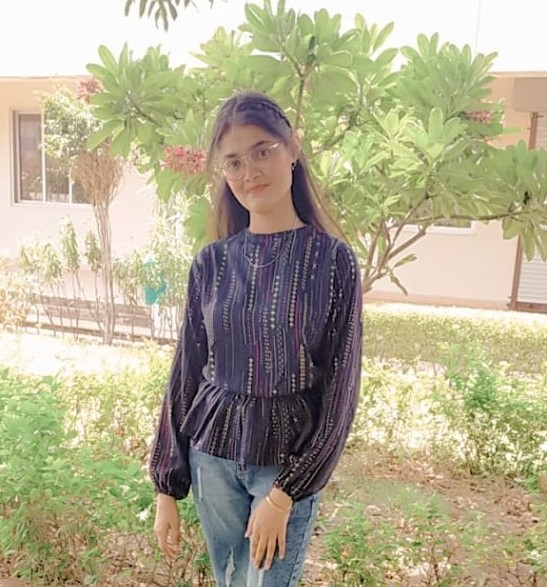
#> input picture Pic.jpeg, 547 x 587 px
$ python Sketchy.py
#> lines starting #> are read from the running program, lines starting #| are printed output that depends on the picture
import cv2
image = cv2.imread("Pic.jpeg")
#> image is the input picture: shape (587, 547, 3); mean B, G, R 143.2, 171.3, 177.3
grey = cv2.cvtColor(image, cv2.COLOR_BGR2GRAY)
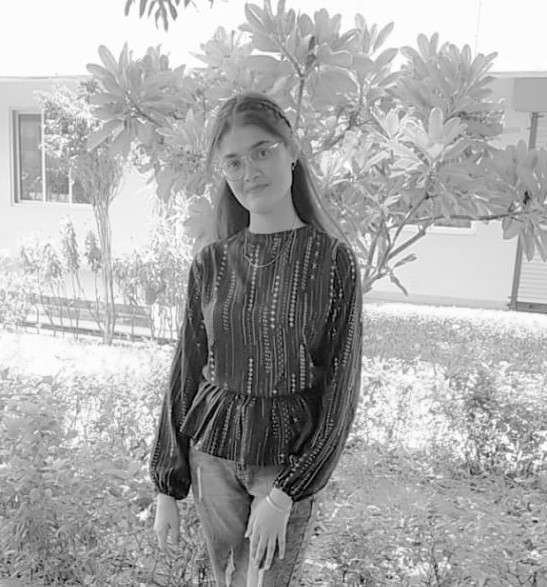
#> grey: shape (587, 547); min 0, max 255, mean 169.9
inverted = cv2.bitwise_not(grey)
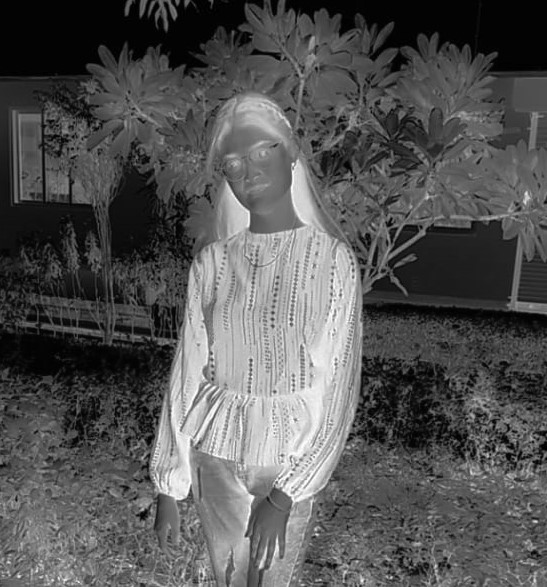
#> inverted: shape (587, 547); min 0, max 255, mean 85.1
blur = cv2.GaussianBlur(inverted,(45,45), 0)
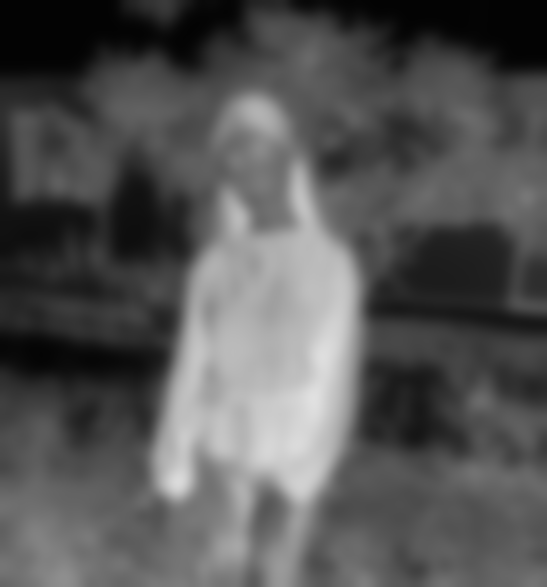
#> blur: shape (587, 547); min 3, max 225, mean 85.1
invertedblur = cv2.bitwise_not(blur)
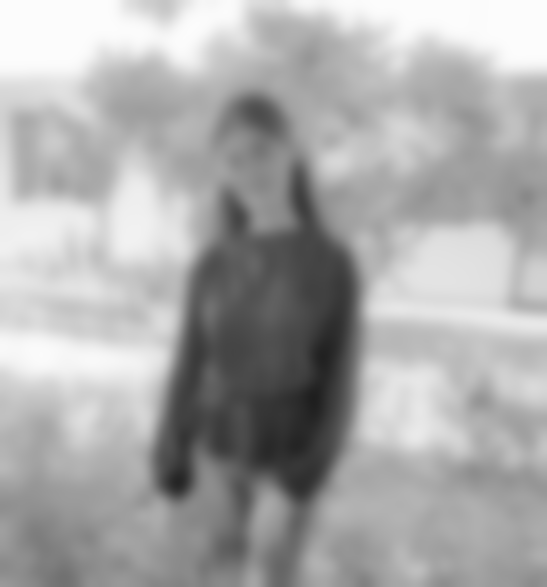
#> invertedblur: shape (587, 547); min 30, max 252, mean 169.9

final = cv2.divide(grey, invertedblur, scale=246.0)
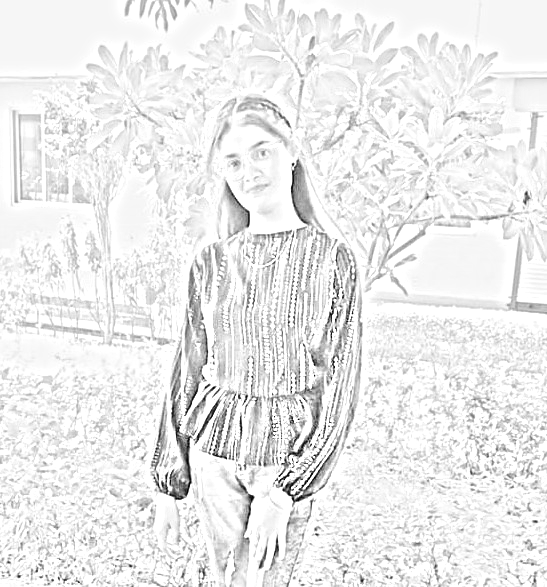
#> final: shape (587, 547); min 0, max 255, mean 235.3
cv2.imshow("original image", image)
cv2.imshow("sketch image", final)
cv2.waitKey(0)

$ run again, with Nishtha (2).jpeg copied over Pic.jpeg
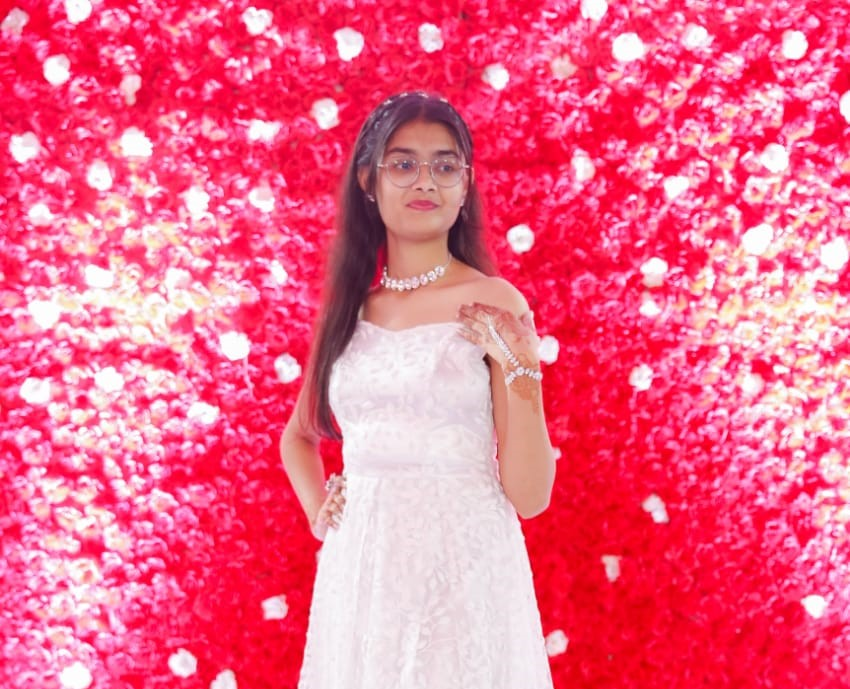
#> input picture Nishtha (2).jpeg, 850 x 689 px
#> image is the input picture: shape (689, 850, 3); mean B, G, R 138.6, 102.9, 240.5
#> `invertedblur = cv2.bitwise_not(blur)`:
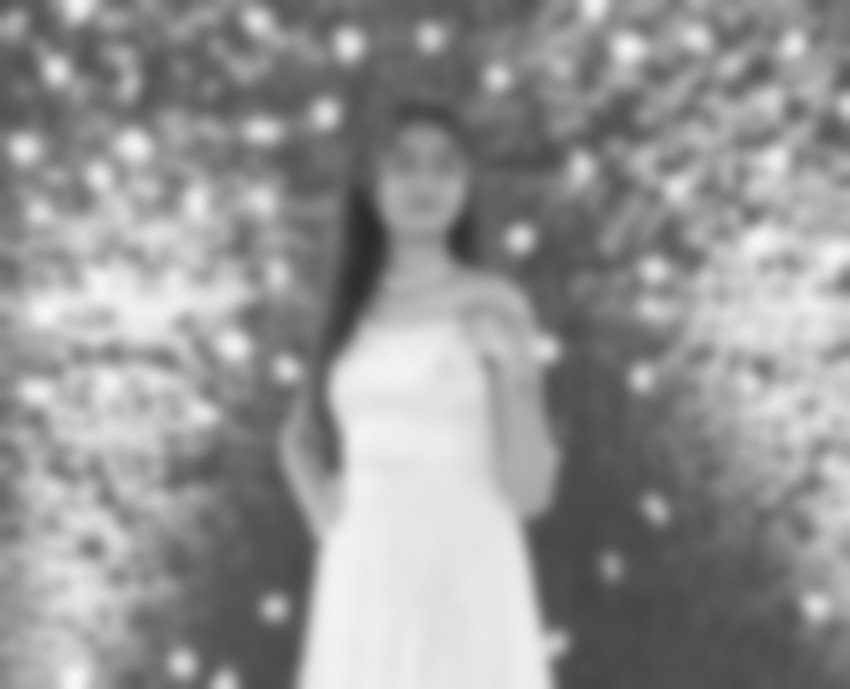
#> invertedblur: shape (689, 850); min 42, max 246, mean 148.1
#> `final = cv2.divide(grey, invertedblur, scale=246.0)`:
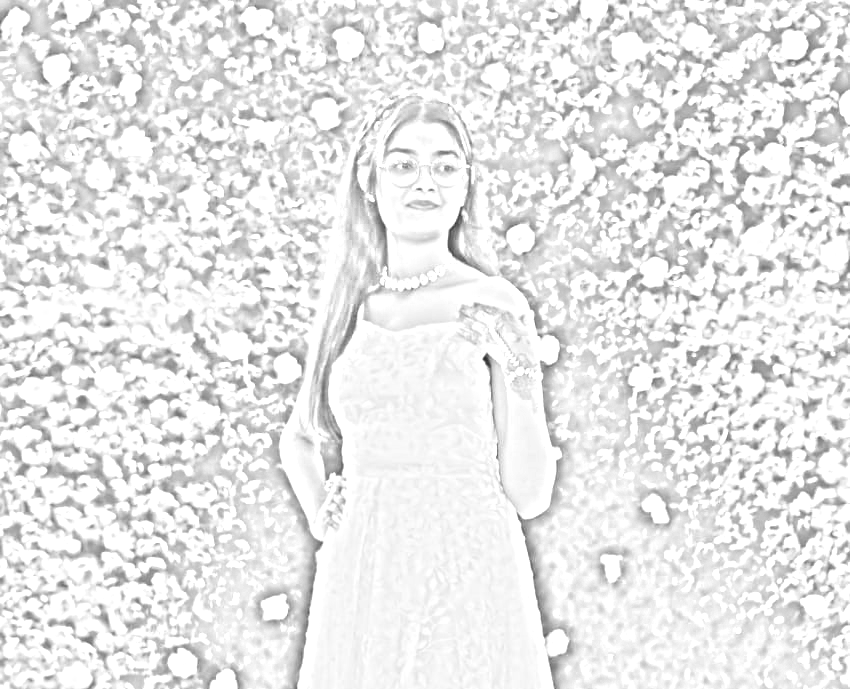
#> final: shape (689, 850); min 45, max 255, mean 231.6
